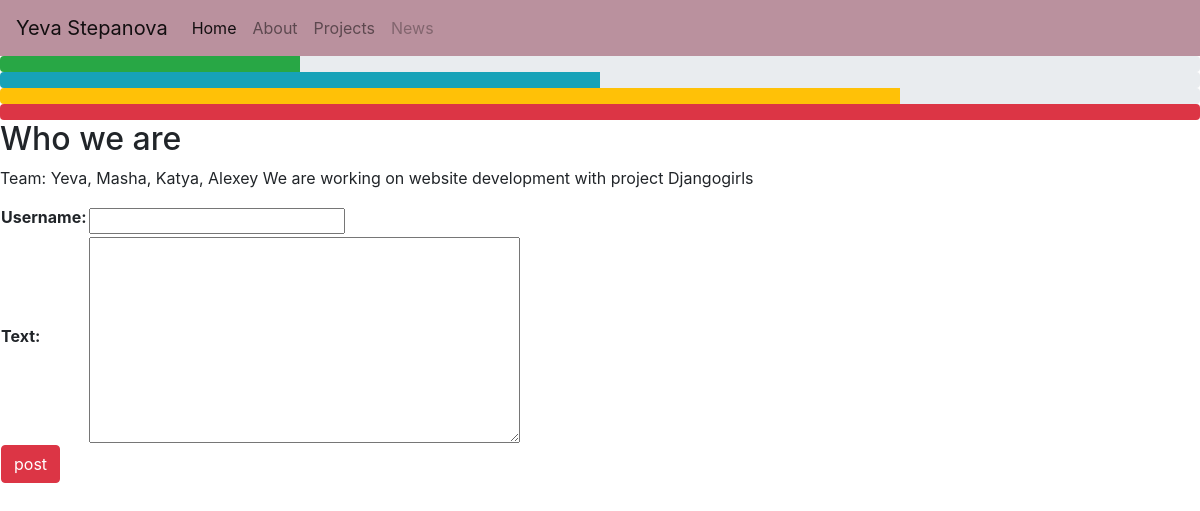
Screenshot of /post/2 with the database file from the repository.
### my_blog/models.py (models this page shows, shortened)
class Post(models.Model):
      title=models.CharField(max_length=255)
      text=models.TextField()
      user=models.ForeignKey("auth.User", on_delete=models.CASCADE)
      created_att= models.DateTimeField(auto_now_add= True)

### my_blog/views.py (the view)
# urls.py: path("post/<int:pk>", PostDetailView.as_view())
class PostDetailView(DetailView):
        template_name= "post.html"
        model = Post
        def get_context_data(self,**kwargs):
            context = super().get_context_data(**kwargs)
            context["form"]= AddCommenr()
            return context
        def post(self, request, pk):
            form = AddCommenr(data= request.POST)
            self.object=self.get_object()
            context= self.get_context_data()
            if form.is_valid():
                comment= form.save(commit=False)
                comment.post=self.object
                comment.save()
                context["form"]= AddCommenr()
                return self.render_to_response(context)
            else:
                context['form']= form
                return self.render_to_response(context)

### my_blog/forms.py
class AddCommenr(forms.ModelForm):
    class Meta :
        model= Comment
        fields= "__all__"
        exclude=["post"]

### my_blog/templates/post.html (shortened to what this page needs)
{%extends "base.html"%}
{%block content%}
<div class="progress">
  <div class="progress-bar bg-success" role="progressbar" style="width: 25%" aria-valuenow="25" aria-valuemin="0" aria-valuemax="100"></div>
</div>
<div class="progress">
  <div class="progress-bar bg-info" role="progressbar" style="width: 50%" aria-valuenow="50" aria-valuemin="0" aria-valuemax="100"></div>
</div>
<div class="progress">
  <div class="progress-bar bg-warning" role="progressbar" style="width: 75%" aria-valuenow="75" aria-valuemin="0" aria-valuemax="100"></div>
</div>
<div class="progress">
  <div class="progress-bar bg-danger" role="progressbar" style="width: 100%" aria-valuenow="100" aria-valuemin="0" aria-valuemax="100"></div>
</div>
<h2>{{post.title}}</h2>
<p>{{post.text}}</p>
<form method="Post"> {%csrf_token%}
  <table>
    {{form.as_table}}
    <tr>
      <td>
        <button class=" btn btn-danger">
          post
        </button>
      </td>
    </tr>
  </table>
</form>
{%endblock%}

### rows the page displays
Post: title "Who we are", text "Team: Yeva, Masha, Katya, Alexey We are working on website development with project Djangogirls"
